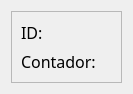
<?xml version="1.0" encoding="UTF-8"?>
<ui version="4.0">
 <class>blockedProc</class>
 <widget class="QWidget" name="blockedProc">
  <property name="geometry">
   <rect>
    <x>0</x>
    <y>0</y>
    <width>133</width>
    <height>82</height>
   </rect>
  </property>
  <property name="windowTitle">
   <string>Form</string>
  </property>
  <layout class="QGridLayout" name="gridLayout">
   <item row="0" column="0">
    <widget class="QFrame" name="frame">
     <property name="font">
      <font>
       <family>MS Shell Dlg 2</family>
       <weight>50</weight>
       <bold>false</bold>
       <underline>false</underline>
      </font>
     </property>
     <property name="frameShape">
      <enum>QFrame::StyledPanel</enum>
     </property>
     <property name="frameShadow">
      <enum>QFrame::Raised</enum>
     </property>
     <layout class="QGridLayout" name="gridLayout_2">
      <item row="0" column="0">
       <widget class="QLabel" name="ID_LB">
        <property name="font">
         <font>
          <family>Rockwell</family>
          <pointsize>12</pointsize>
          <weight>50</weight>
          <bold>false</bold>
          <underline>false</underline>
         </font>
        </property>
        <property name="text">
         <string>ID:</string>
        </property>
       </widget>
      </item>
      <item row="1" column="0">
       <widget class="QLabel" name="Cont_LB">
        <property name="font">
         <font>
          <family>Rockwell</family>
          <pointsize>12</pointsize>
          <weight>50</weight>
          <bold>false</bold>
          <underline>false</underline>
         </font>
        </property>
        <property name="text">
         <string>Contador: </string>
        </property>
       </widget>
      </item>
     </layout>
    </widget>
   </item>
  </layout>
 </widget>
 <resources/>
 <connections/>
</ui>
